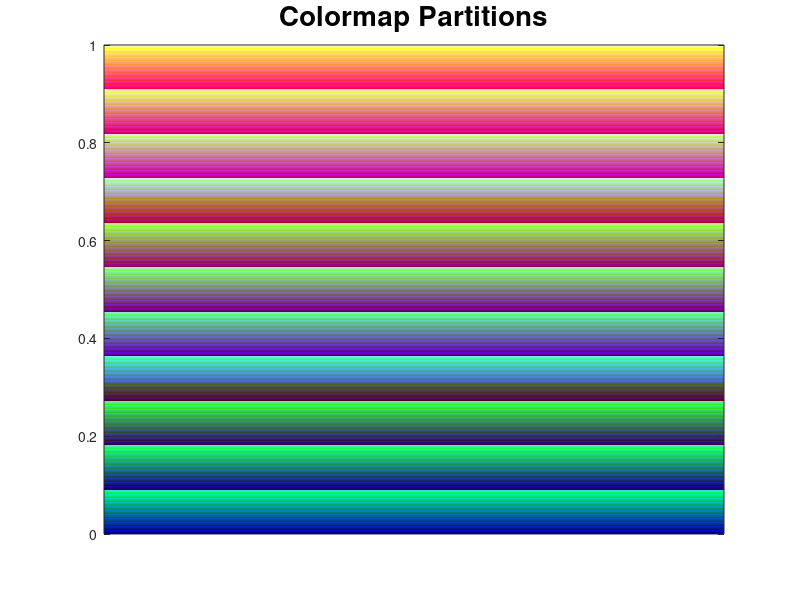

Here is the MATLAB script that generated this plot:
clear all; close all;clc;
p=10; %change this parameter p>=1
vci=fix((0:p)*(255/p));
vc=[];
for i=1:length(vci)
  for j=1:length(vci)
     for k=1:length(vci)
         vc=[vc; vci(i) vci(j) vci(k)];
endfor
endfor
endfor
colormap(vc/255)
image (1:size(vc,1), linspace (0, 1, size(vc,1)),...
repmat ((1:size(vc,1))', 1, size(vc,1)));
axis ([1, size(vc,1), 0, 1], "ticy", "xy");
title('Colormap Partitions','fontsize',20)
